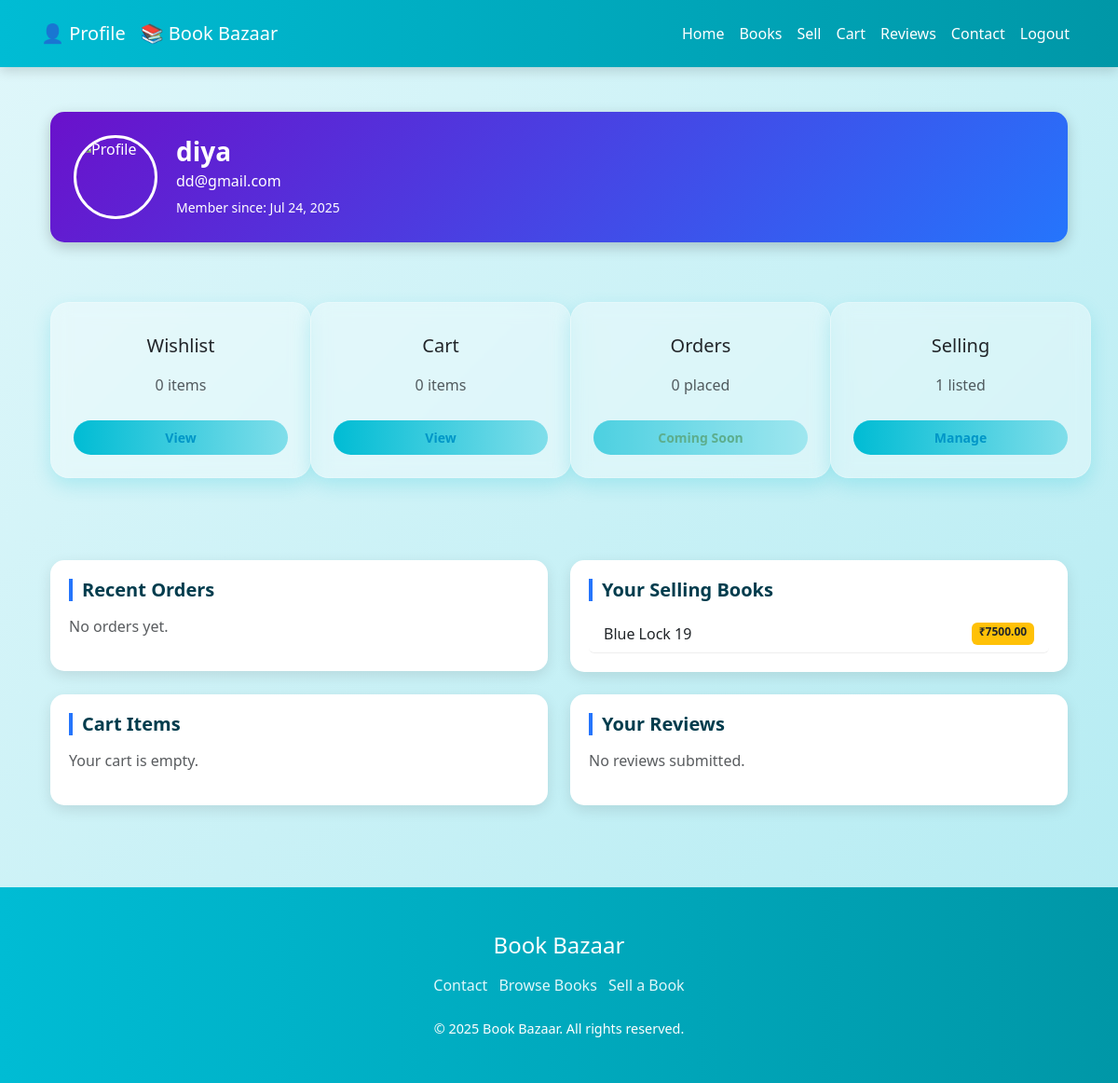
The page /profile/ (signed in) on the database as committed earlier.
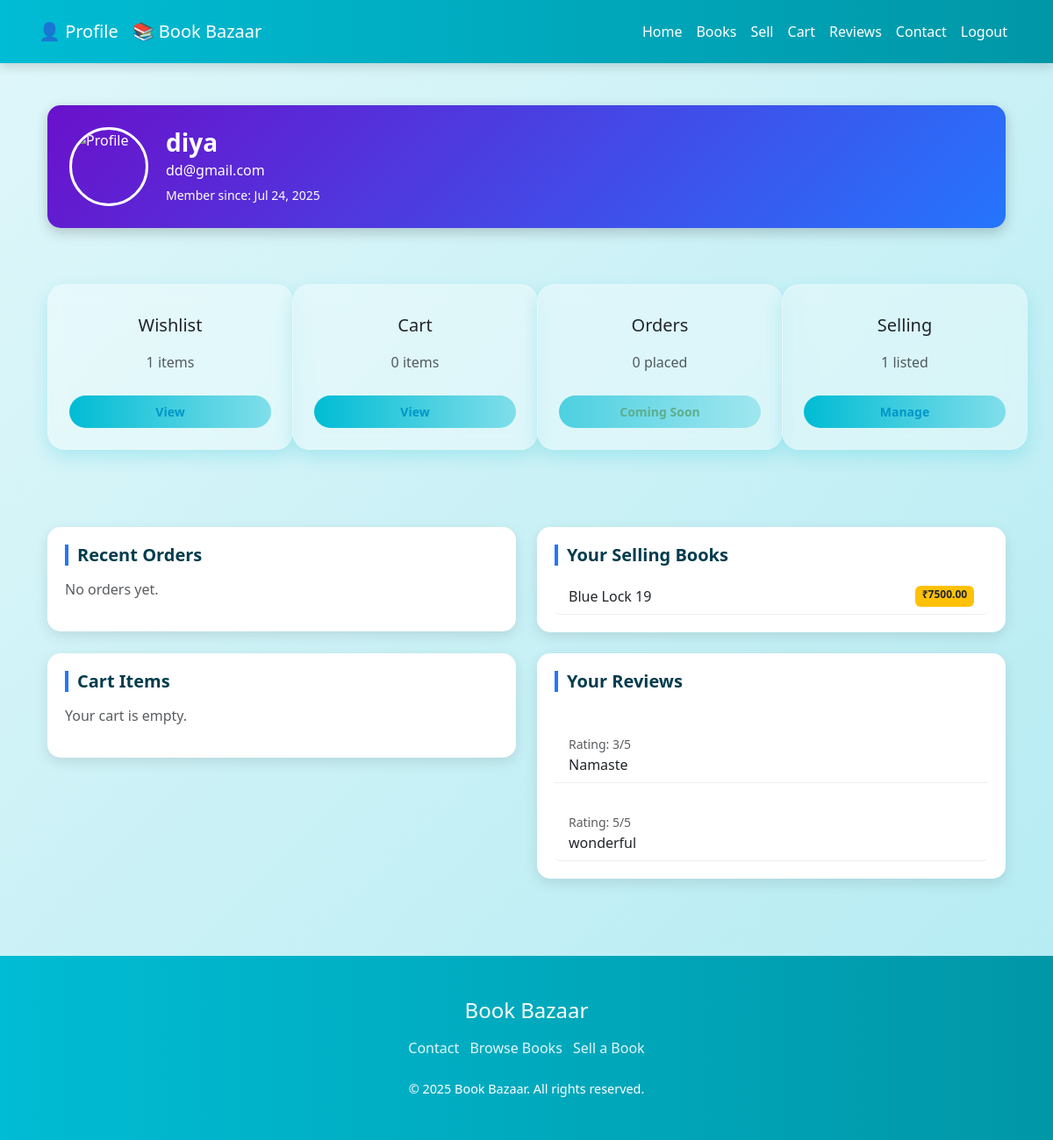
The same page on the database as committed later.
### book_app/models.py (models this page shows, shortened)
class Book(models.Model):
    name = models.CharField(max_length=100)
    email = models.EmailField()
    phone = models.CharField(max_length=15)
    book_title = models.CharField(max_length=200)
    author = models.CharField(max_length=100)
    condition = models.CharField(max_length=50)
    price = models.DecimalField(max_digits=10, decimal_places=2)
    book_photo = models.ImageField(upload_to='book_photos/', blank=True, null=True)
    description = models.TextField(blank=True, null=True)

class Review(models.Model):
    user = models.ForeignKey(User, on_delete=models.CASCADE)
    rating = models.IntegerField()
    comment = models.TextField()
    created_at = models.DateTimeField(auto_now_add=True)

### book_app/views.py (the view)
# urls.py: path('profile/', profile_view, name='profile'),
@login_required
def profile_view(request):
    user = request.user
    orders = Order.objects.filter(buyer=user).select_related("book")
    selling_books = Book.objects.filter(email=user.email)
    wishlist = Wishlist.objects.filter(user=user).select_related("book")
    cart = Cart.objects.filter(user=user).first()
    cart_items = cart.items.select_related("book") if cart else []
    reviews = Review.objects.filter(user=user)
    login_history = LoginActivity.objects.filter(user=user).order_by("-login_time")
    payments = Payment.objects.filter(user=user)
    return render(request, "profile.html", {
        "user": user,
        "orders": orders,
        "selling_books": selling_books,
        "wishlist": wishlist,
        "cart_items": cart_items,
        "reviews": reviews,
        "login_history": login_history,
        "payments": payments,
    })

### templates/profile.html (shortened to what the changed rows need)
{% extends "base.html" %}
{% load static %}
{% block body %}
<div class="container mt-5">
    <div class="row text-center mb-5">
        <div class="col-md-3 mb-4">
            <div class="card action-box p-4">
                <h5>Wishlist</h5>
                <p class="text-muted">{{ wishlist.count|default:"0" }} items</p>
                <a href="{% url 'wishlist_view' %}" class="btn btn-outline-danger btn-sm">View</a>
            </div>
        </div>
    </div>
    <div class="row">
        <div class="col-md-6 mb-4">
            <div class="section-card">
                {% if selling_books %}
                    <ul class="list-group">
                        {% for book in selling_books|slice:":5" %}
                            <li class="list-group-item d-flex justify-content-between">
                                {{ book.book_title }}
                                <span class="badge bg-warning text-dark">₹{{ book.price }}</span>
                            </li>
                        {% endfor %}
                    </ul>
                {% else %}
                    <p class="text-muted">No books listed for sale.</p>
                {% endif %}
            </div>
        </div>
        <div class="col-md-6 mb-4">
            <div class="section-card">
                <h5>Your Reviews</h5>
                {% if reviews %}
                    <ul class="list-group">
                        {% for review in reviews|slice:":5" %}
                            <li class="list-group-item">
                                <strong>{{ review.book.book_title }}</strong><br>
                                <small class="text-muted">Rating: {{ review.rating }}/5</small><br>
                                {{ review.comment }}
                            </li>
                        {% endfor %}
                    </ul>
                {% else %}
                    <p class="text-muted">No reviews submitted.</p>
                {% endif %}
            </div>
        </div>
    </div>
</div>
{% endblock %}

Rows that differ between the two databases and show on the page:
added Review: rating "3", comment "Namaste"
added Review: rating "5", comment "wonderful"
Other text that changed with them:
{{ wishlist.count|default:"0" }}: "0" → "1"
text no longer shown: "No reviews submitted."
